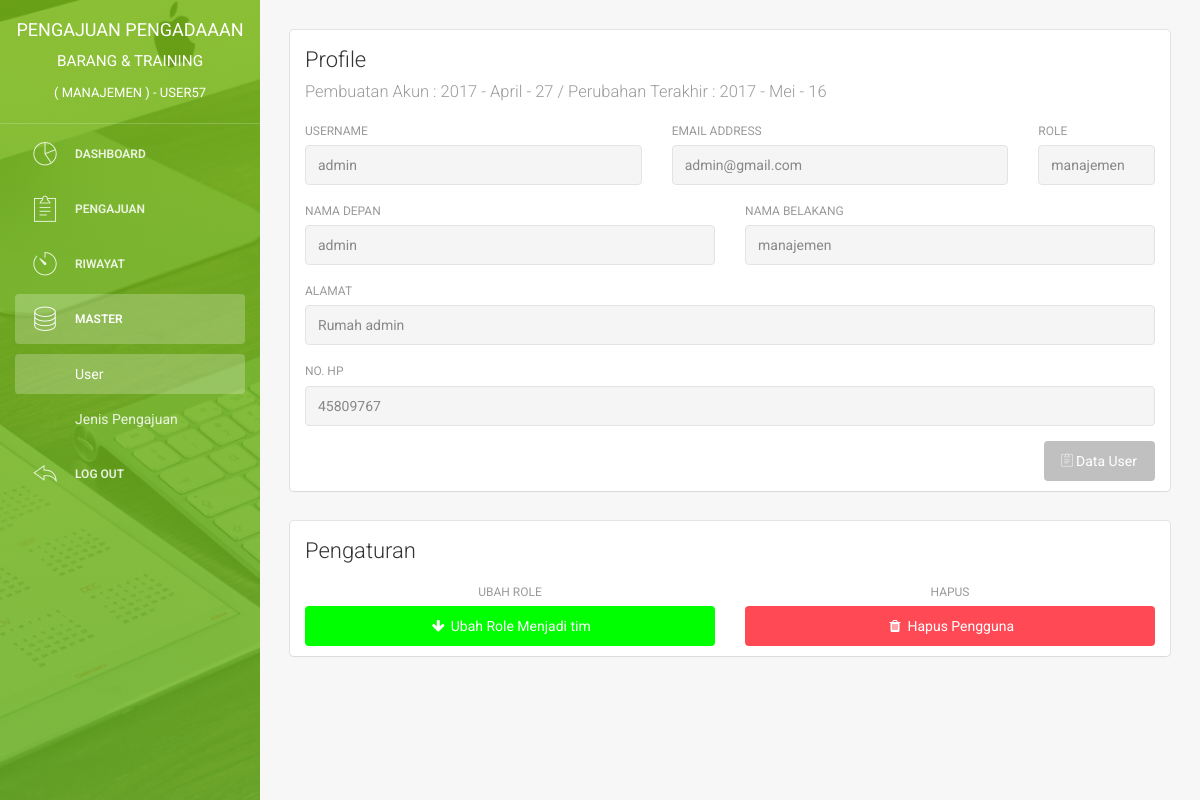
The page /admin/detail_user?id=13 (signed in) on the database its author committed.
### tables this page shows
CREATE TABLE `user` (
  `id_user` int(11) NOT NULL,
  `username` varchar(225) NOT NULL,
  `email` varchar(225) NOT NULL,
  `password` varchar(225) NOT NULL,
  `nama_depan` varchar(225) NOT NULL,
  `nama_belakang` varchar(225) NOT NULL,
  `jk` enum('laki-laki','perempuan') NOT NULL,
  `no_hp` varchar(50) NOT NULL,
  `alamat` text NOT NULL,
  `role` enum('manajemen','tim') NOT NULL,
  `pembuatan_akun` date NOT NULL,
  `update_akun` date NOT NULL
);

### admin/detail_user.php (the view, shortened to what this page needs)
<?php
    include '../system/koneksi.php';
    if (isset($_GET['id'])) {
        $id = ($_GET["id"]);
        $query = "SELECT * FROM user WHERE id_user ='$id'";
        $result = mysqli_query($con, $query);
        $data = mysqli_fetch_assoc($result);
        $id = $data["id_user"];
        $username = $data["username"];
        $email = $data["email"];
        $namadepan = $data["nama_depan"];
        $namabelakang = $data["nama_belakang"];
        $nohp = $data["no_hp"];
        $alamat = $data["alamat"];
        $role = $data["role"];
        $pembuatan_akun = date('d-m-Y', strtotime ($data["pembuatan_akun"]));
        $update_akun = date('d-m-Y', strtotime ($data["update_akun"]));
    }
    function tanggal_indo($tanggal){
        $bulan = array (1 =>   'Januari',
                'Februari',
                'Maret',
                'April',
                'Mei',
                'Juni',
                'Juli',
                'Agustus',
                'September',
                'Oktober',
                'November',
                'Desember'
        );
        $split = explode('-', $tanggal);
        return $split[2] . ' - ' . $bulan[ (int)$split[1] ] . ' - ' . $split[0];
    }
?>
<!doctype html>
<html lang="en">
<head>
    <link href="../assets/css/bootstrap.min.css" rel="stylesheet" />
    <link href="../assets/css/animate.min.css" rel="stylesheet"/>
    <link href="../assets/css/light-bootstrap-dashboard.css" rel="stylesheet"/>
    <link href="../assets/css/demo.css" rel="stylesheet" />
    <link href="http://maxcdn.bootstrapcdn.com/font-awesome/4.2.0/css/font-awesome.min.css" rel="stylesheet">
    <link href="../assets/css/pe-icon-7-stroke.css" rel="stylesheet" />
    <link rel="stylesheet" href="../assets/dist/sweetalert.css">
</head>
<body>
    <div class="wrapper">
        <div class="sidebar" data-color="green" data-image="../assets/img/sidebar.jpg">
            <div class="sidebar-wrapper">
                <div class="logo">
                    <a href="index" class="simple-text">
    <?php
    $query_login = "SELECT * FROM user WHERE email ='$_SESSION[email]'";
        $result_login = mysqli_query($con, $query_login);
        $data_login = mysqli_fetch_assoc($result_login);
        $username_login = $data_login["username"];
        $email_login = $data_login["email"];
    ?>
                        Pengajuan Pengadaaan <small>Barang & Training <br> <small>( Manajemen ) - <?php echo $username_login ?></small></small>
                    </a>
                </div>
                <ul class="nav">
                    <li>
                        <a href="index">
                            <i class="pe pe-7s-graph"></i>
                            <p>Dashboard</p>
                        </a>
                    </li>
                    <li>
                        <a href="pengajuan">
                            <i class="pe pe-7s-note2"></i>
                            <p>Pengajuan</p>
                        </a>
                    </li>
                    <li>
                        <a href="riwayat">
                            <i class="pe pe-7s-timer"></i>
                            <p>Riwayat</p>
                        </a>
                    </li>
                    <li class="active">
                        <a data-toggle="collapse" href="#componentsExamples" aria-expanded="true">
                            <i class="pe-7s-server"></i>
                            <p>Master</p>
                        </a>
                        <div class="collapse in" id="componentsExamples">
                            <ul class="nav">
                                <li class="active"><a href="user">User</a></li>
                                <li><a href="jenis_pengajuan">Jenis Pengajuan</a></li>
                            </ul>
                        </div>
                    </li>
                    <li>
                        <a href="#" onclick = "logout()">
                            <i class="pe pe-7s-back"></i>
                            <p>Log out</p>
                        </a>
                    </li>
                </ul>
            </div>
        </div>
        <div class="main-panel">
            <div class="content">
                <div class="container-fluid">
                    <div class="row">
                        <div class="col-md-12">
                            <div class="card">
                                <div class="header">
                                    <h4 class="title">Profile <br> <small>Pembuatan Akun : <?php echo tanggal_indo($pembuatan_akun) ?> / Perubahan Terakhir : <?php echo tanggal_indo($update_akun) ?></small></h4>
                                </div>
                                <div class="content">
                                    <div class="row">
                                        <div class="col-md-5">
                                            <div class="form-group">
                                                <label>Username</label>
                                                <input type="text" name="username" id="username" class="form-control" placeholder="username" value="<?php echo $username ?>" disabled>
                                            </div>
                                        </div>
                                        <div class="col-md-5">
                                            <div class="form-group">
                                                <label for="Email">Email address</label>
                                                <input type="email" name="email" id="email" class="form-control" placeholder="email" value="<?php echo $email ?>" disabled>
                                            </div>
                                        </div>
                                        <div class="col-md-2">
                                            <div class="form-group">
                                                <label for="Email">Role</label>
                                                <input type="email" name="text" id="email" class="form-control" placeholder="email" value="<?php echo $role ?>" disabled>
                                            </div>
                                        </div>
                                    </div>
                                    <div class="row">
                                        <div class="col-md-6">
                                            <div class="form-group">
                                                <label>Nama Depan</label>
                                                <input type="text" name="nama_depan" id="nama_depan" class="form-control" placeholder="Nama Depan" value="<?php echo $namadepan ?>" disabled>
                                            </div>
                                            </div>
                                        <div class="col-md-6">
                                            <div class="form-group">
                                                <label>Nama Belakang</label>
                                                <input type="text" name="nama_belakang" id="nama_belakang" class="form-control" placeholder="Nama Belakang" value="<?php echo $namabelakang ?>" disabled>
                                            </div>
                                        </div>
                                    </div>
                                    <div class="row">
                                        <div class="col-md-12">
                                            <div class="form-group">
                                                <label>Alamat</label>
                                                <input type="text" name="alamat" id="alamat" class="form-control" placeholder="Alamat" value="<?php echo $alamat ?>" disabled>
                                            </div>
                                        </div>
                                    </div>
                                    <div class="row">
                                        <div class="col-md-12">
                                            <div class="form-group">
                                                <label>No. Hp</label>
                                                <input type="number" name="nohp" id="no_hp" class="form-control" placeholder="No Hp" value="<?php echo $nohp ?>" disabled>
                                            </div>
                                        </div>
                                    </div>
                                    <div align="right">
                                        <a href="user">
                                            <button type="button" class="btn btn-info  btn-fill">
                                                <i class="pe pe-7s-note2"></i> Data User
                                            </button>
                                        </a>
                                    </div>
                                </div>
                            </div>
                        </div>
                     </div>
                </div>
                <div class="container-fluid">
                    <div class="row">
                        <div class="col-md-12">
                            <div class="card">
                                <div class="header">
                                    <h4 class="title">Pengaturan</h4>
                                </div>
                                <div class="content">
<?php
    if($email == $email_login){
?>
                                    <div class="row">
                                        <div class="col-md-4">
                                            <div class="form-group" align="center">
                                                <label for="Username">Bio Data</label>
                                                <br>
                                                <a href="ubah_bio?id=<?php echo$id?>">
                                                    <button type="button" class="btn btn-primary col-md-12 btn-fill">
                                                        <i class="fa fa-info"></i> Ubah Bio Data
                                                    </button>
                                                </a>
                                            </div>
                                        </div>
                                        <div class="col-md-4">
                                            <div class="form-group"  align="center">
                                                <label for="Email">Email</label><br>
                                                <a href="ubah_email?id=<?php echo$id?>">
                                                    <button type="button" class="btn btn-primary col-md-12 btn-fill">
                                                        <i class="fa fa-info"></i> Ubah Email
                                                    </button>
                                                </a>
                                            </div>
                                        </div>
                                        <div class="col-md-4">
                                            <div class="form-group"  align="center">
                                                <label for="Password">Password</label><br>
                                                <a href="ubah_password?id=<?php echo$id?>">
                                                    <button type="button" class="btn btn-primary col-md-12 btn-fill">
                                                        <i class="fa fa-info"></i> Ubah Password
                                                    </button>
                                                </a>
                                            </div>
                                        </div>
                                    </div>
                    <?php
                    }
                    else {
                        ?>
                                    <div class="row">
                                        <div class="col-md-6">
                                            <div class="form-group" align="center">
                                                <label for="Username">Ubah Role</label>
                                                <br>
                    <?php
                        if($role == "tim"){
                                                echo '<button onclick="ubahrole_manajemen('.$id.')" type="button" class="btn btn-primary col-md-12 btn-fill">
                                                    <i class="fa fa-arrow-up"></i> Ubah Role Menjadi Manajemen
                                                </button>';
                        }else if ($role == "manajemen"){
                                                echo '<button onclick="ubahrole_tim('.$id.')" type="button" class="btn btn-primary col-md-12 btn-fill">
                                                    <i class="fa fa-arrow-down"></i> Ubah Role Menjadi tim
                                                </button>';
                        }
                    ?>
                                            </div>
                                        </div>
                                        <div class="col-md-6">
                                            <div class="form-group"  align="center">
                                                <label for="Email">Hapus</label><br>
                    <?php
                                                echo '<button onclick="hapususer('.$id.')" type="button" class="btn btn-danger col-md-12 btn-fill">
                                                    <i class="fa fa-trash"></i> Hapus Pengguna
                                                </button>';
                    ?>
                                            </div>
                                        </div>
                                    </div>
                        <?php
                    }
                    ?>
                                </div>
                            </div>
                        </div>
                    </div>
                </div>
            </div>
        </div>
    </div>
</body>
</html>

### rows shown on the page
user: username "USER57"
user: pembuatan_akun "2017 - April - 27", update_akun "2017 - Mei - 16", username "admin", email "admin@gmail.com", text "manajemen", nama_depan "admin", nama_belakang "manajemen", alamat "Rumah admin", nohp "45809767"
